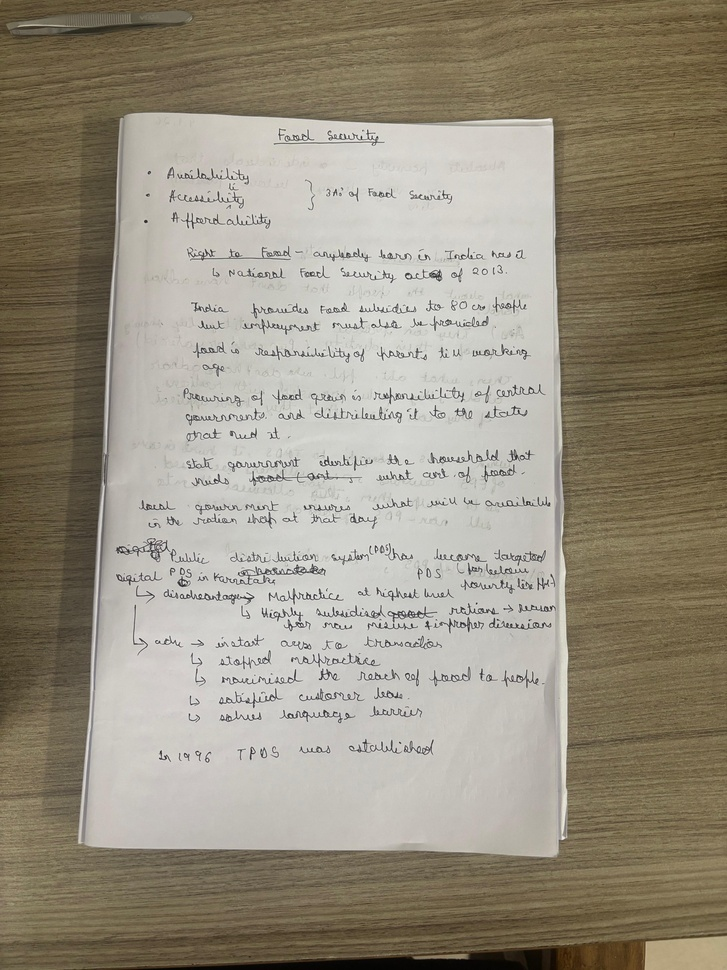
#> input picture data/input/test.jpg, 727 x 970 px, shrunk from 3120 x 4160 before the run, found by its file name
$ python main.py
#> lines starting #> are read from the running program, lines starting #| are printed output that depends on the picture; after the words box and inside, x2 and y2 are one past the last pixel; in counts of white or black regions, pixels touching at a corner belong together
### src/scanner.py
import cv2
import numpy as np
from src.utils import resize_image


def get_document_contour(image_path):
#> called with image_path = 'data/input/test.jpg'
    orig = cv2.imread(image_path)
#> orig is the input picture: shape (970, 727, 3); mean B, G, R 126.7, 143, 150.8
    if orig is None:
        print("Image not found")
        return None, None

    image = resize_image(orig)
    ratio = orig.shape[1] / float(image.shape[1])
#> ratio = 0.909

    h, w = image.shape[:2]
#> h = 1067; w = 800

    mask = np.zeros(image.shape[:2], np.uint8)

    rect = (20, 20, w - 40, h - 40)
#> rect = (20, 20, 760, 1027)
    bgdModel = np.zeros((1, 65), np.float64)
    fgdModel = np.zeros((1, 65), np.float64)

    cv2.grabCut(image, mask, rect, bgdModel, fgdModel, 5, cv2.GC_INIT_WITH_RECT)

    mask2 = np.where((mask == 2) | (mask == 0), 0, 1).astype("uint8")
    segmented = image * mask2[:, :, np.newaxis]
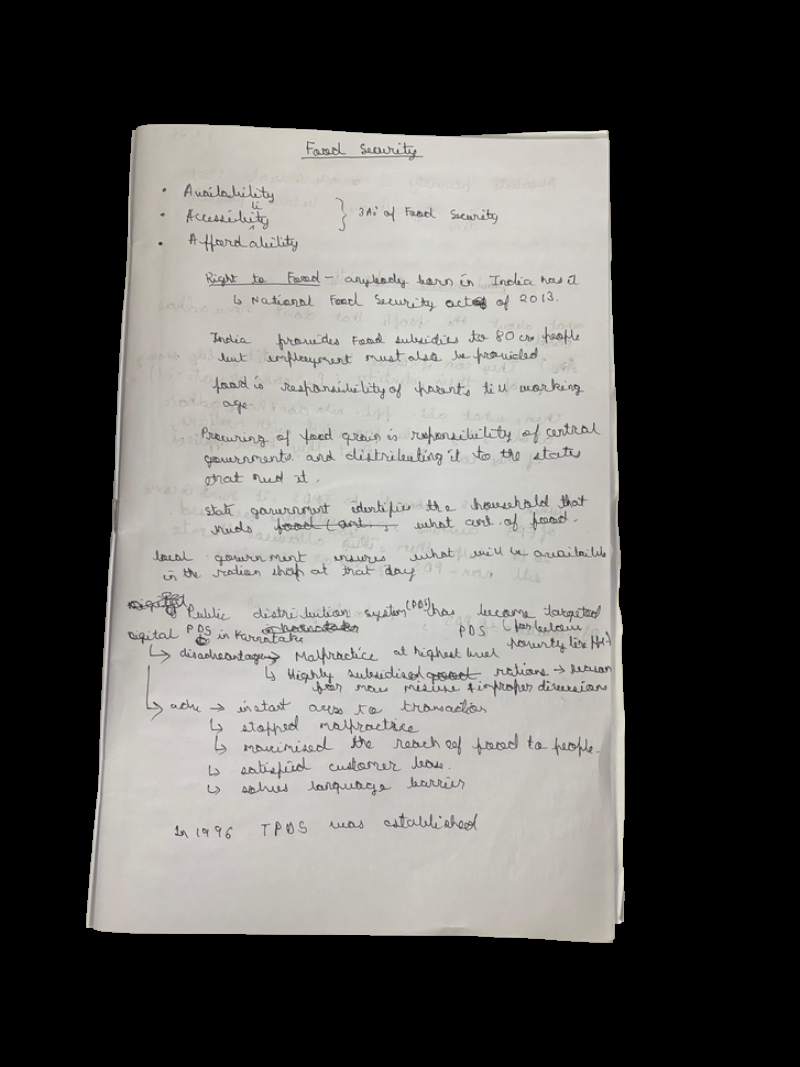
#> segmented: shape (1067, 800, 3); mean B, G, R 89.6, 92.3, 93.2

    gray = cv2.cvtColor(segmented, cv2.COLOR_BGR2GRAY)
    blur = cv2.GaussianBlur(gray, (5, 5), 0)
    edges = cv2.Canny(blur, 50, 150)
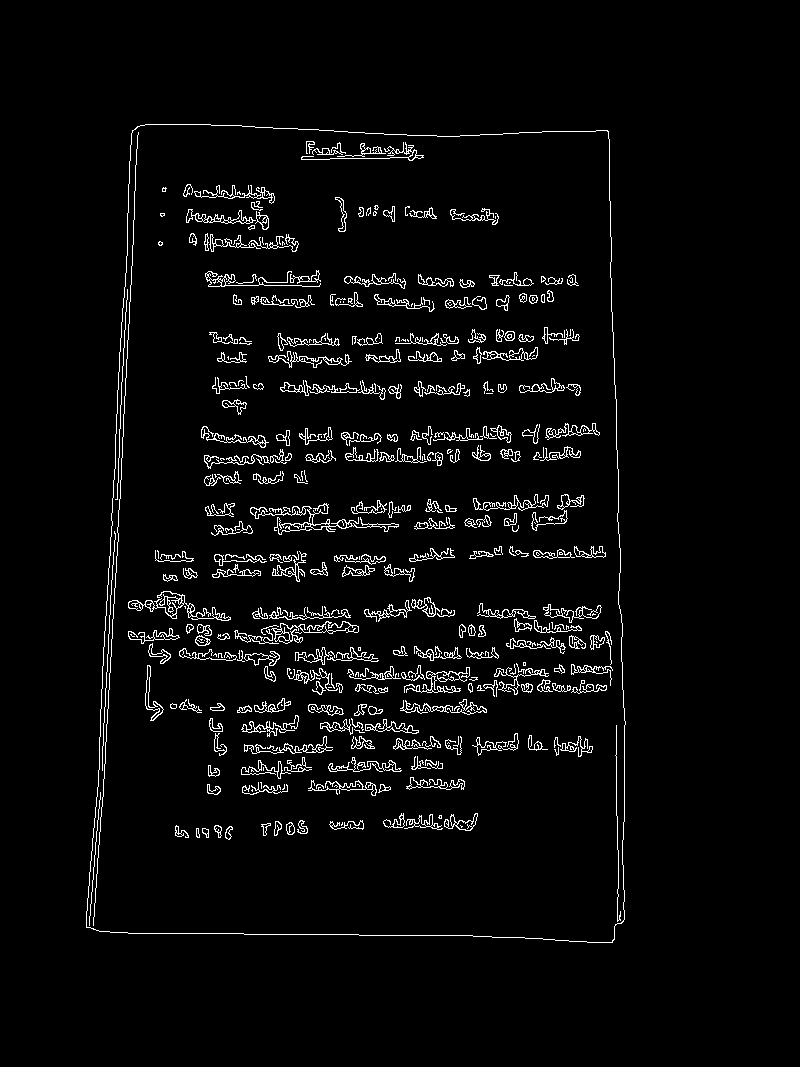
#> edges: shape (1067, 800); 3.6% white in thin lines or dots, all inside (x1, y1, x2, y2) = (86, 124, 626, 943)

    kernel = np.ones((5, 5))
    edges = cv2.dilate(edges, kernel, iterations=2)
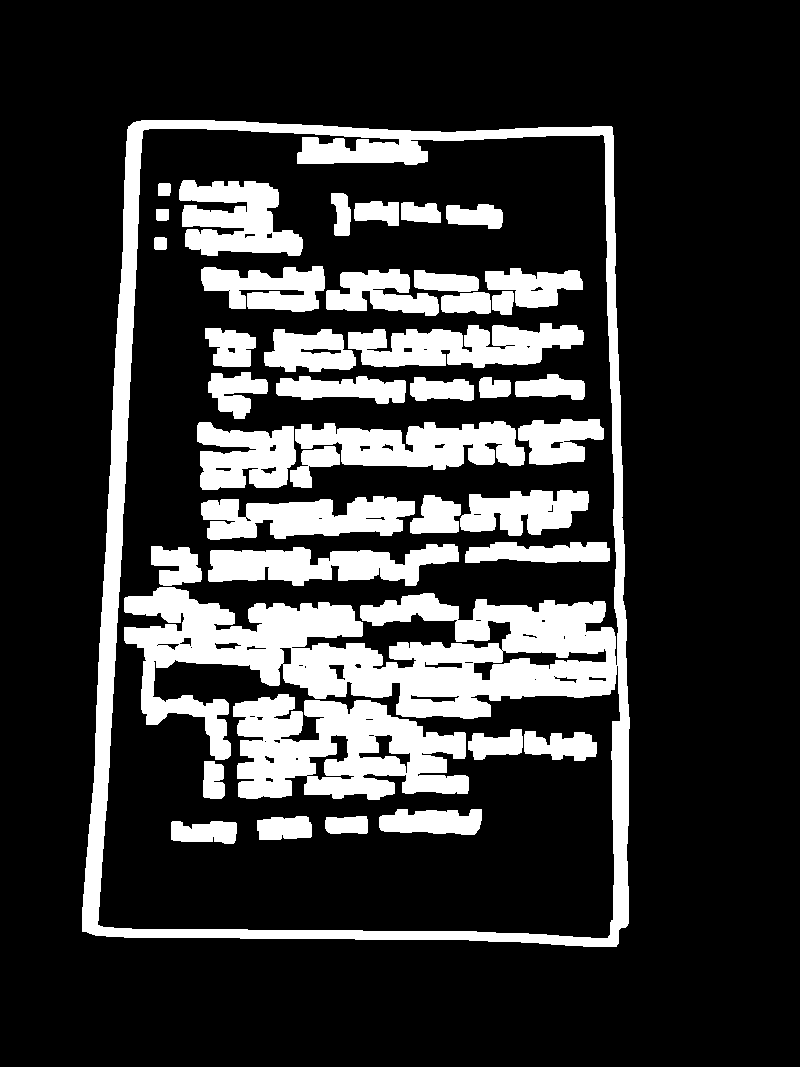
#> edges: shape (1067, 800); 20.7% white; 41 white regions

    contours, _ = cv2.findContours(
        edges, cv2.RETR_EXTERNAL, cv2.CHAIN_APPROX_SIMPLE
    )
#> contours = 1 contour; box (x1, y1, x2, y2) and area: (82, 120, 630, 947) 419561

    contours = sorted(contours, key=cv2.contourArea, reverse=True)

    document_contour = None

    for cnt in contours:
        peri = cv2.arcLength(cnt, True)
        approx = cv2.approxPolyDP(cnt, 0.02 * peri, True)

        if len(approx) == 4:
            document_contour = approx
            break
#> this loop made 1 pass
#> (peri, document_contour) on pass 1: (2698.2, [[133, 122], [82, 931], [616, 946], [612, 127]])

    if document_contour is None and len(contours) > 0:
        cnt = contours[0]
        peri = cv2.arcLength(cnt, True)
        document_contour = cv2.approxPolyDP(cnt, 0.04 * peri, True)

    if document_contour is not None:
        document_contour = document_contour.astype("float32") * ratio
#> document_contour = [[120.9, 110.9], [74.52, 846], [559.8, 859.7], [556.2, 115.4]]

    return orig, document_contour

### src/utils.py
import cv2
import numpy as np


# [62 lines left out: functions resize_image, order_points, show_image, four_point_transform, not called in this run]

### src/main.py
import cv2
from scanner import get_document_contour
from utils import show_image, four_point_transform

image_path = "data/input/test.jpg"

image, contour = get_document_contour(image_path)
#> contour has the same summary as document_contour in get_document_contour

if contour is None or len(contour) == 0:
    print("No document detected")
else:
    contour = contour.astype(int)
#> contour = [[120, 110], [74, 846], [559, 859], [556, 115]]

    cv2.drawContours(image, [contour], -1, (0, 255, 0), 2)
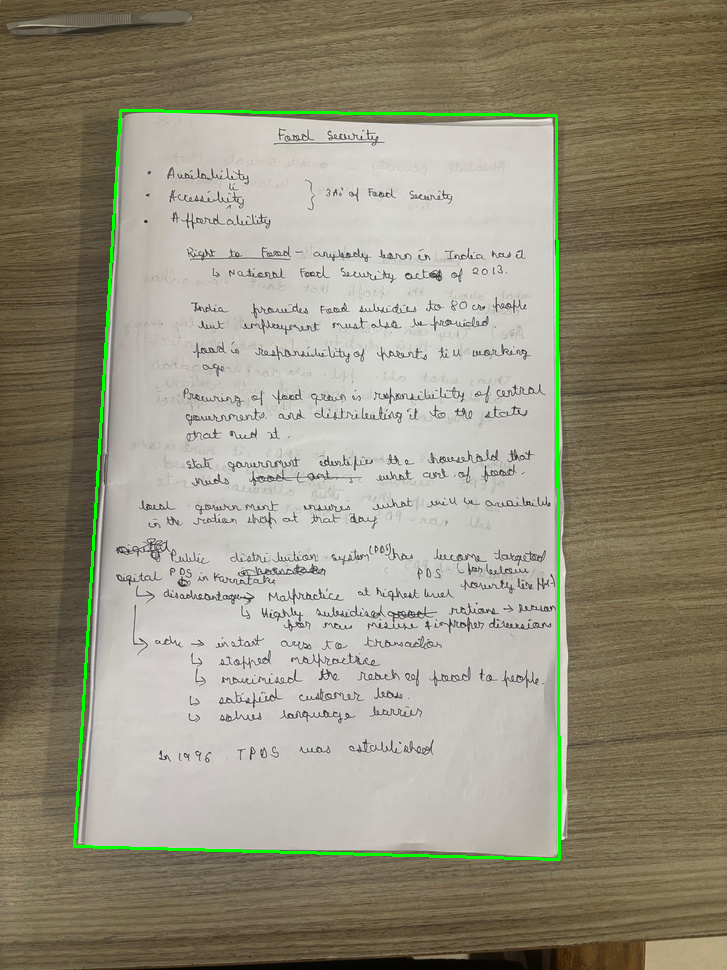
#> image: shape (970, 727, 3); 1.02% of pixels changed, all inside (x1, y1, x2, y2) = (73, 109, 561, 861)
    show_image("Detected Document", image)

    warped = four_point_transform(image, contour)
#> in order_points, `s = pts.sum(axis=1)`: s = [230, 920, 1418, 671]
#> in order_points, `diff = np.diff(pts, axis=1)`: diff = [-10, 772, 300, -441]
#> in four_point_transform, `rect = order_points(pts)`: rect = [[120, 110], [556, 115], [559, 859], [74, 846]]
#> in four_point_transform, `(tl, tr, br, bl) = rect`: tl = [120, 110]; tr = [556, 115]; br = [559, 859]; bl = [74, 846]
#> in four_point_transform, `widthA = np.linalg.norm(br - bl)`: widthA = 485.2
#> in four_point_transform, `widthB = np.linalg.norm(tr - tl)`: widthB = 436
#> in four_point_transform, `maxWidth = max(int(widthA), int(widthB))`: maxWidth = 485
#> in four_point_transform, `heightA = np.linalg.norm(tr - br)`: heightA = 744
#> in four_point_transform, `heightB = np.linalg.norm(tl - bl)`: heightB = 737.4
#> in four_point_transform, `maxHeight = max(int(heightA), int(heightB))`: maxHeight = 744
#> in four_point_transform, `dst = np.array([ [0, 0], [maxWidth - 1, 0], [maxWidth - 1, maxHeight -..`: dst = [[0, 0], [484, 0], [484, 743], [0, 743]]
#> in four_point_transform, `M = cv2.getPerspectiveTransform(rect, dst)`: M = [[1.14, 0.0713, -144.8], [-0.0131, 1.14, -124.3], [1.94e-05, 0.000157, 1]]
    show_image("Warped", warped)


    gray = cv2.cvtColor(warped, cv2.COLOR_BGR2GRAY)
#> gray: shape (744, 485)

    bg = cv2.GaussianBlur(gray, (51, 51), 0)
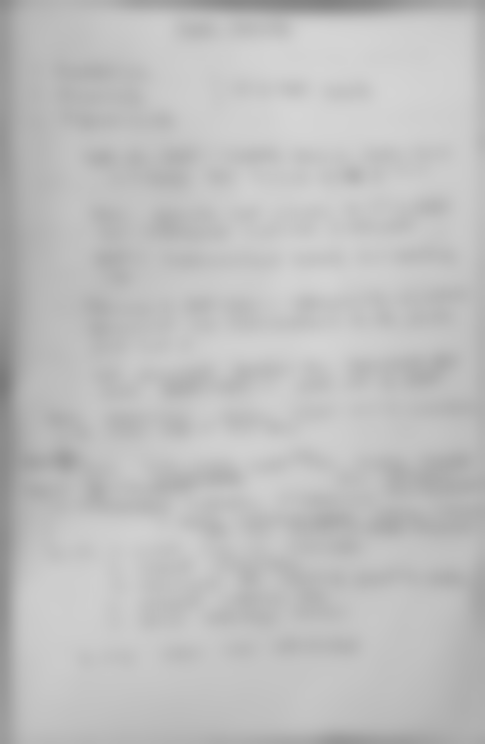
#> bg: shape (744, 485); min 122, max 213, mean 191.3
    normalized = cv2.divide(gray, bg, scale=255)
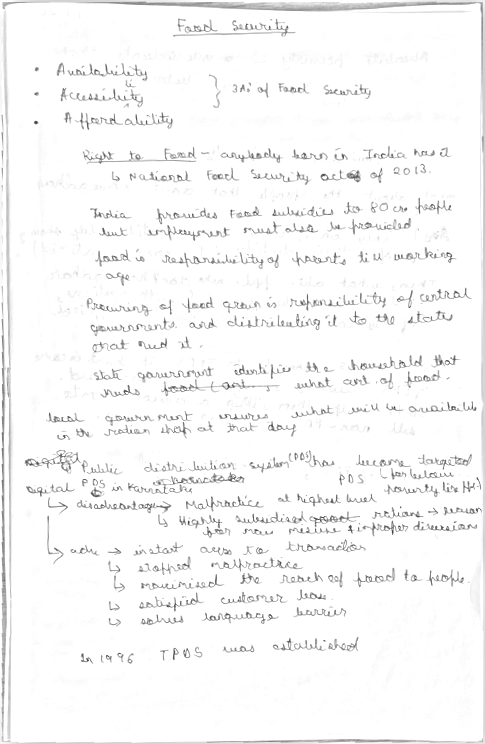
#> normalized: shape (744, 485); min 57, max 255, mean 247.4

    denoised = cv2.fastNlMeansDenoising(normalized, None, 30, 7, 21)

    _, scan = cv2.threshold(denoised, 140, 255, cv2.THRESH_BINARY)
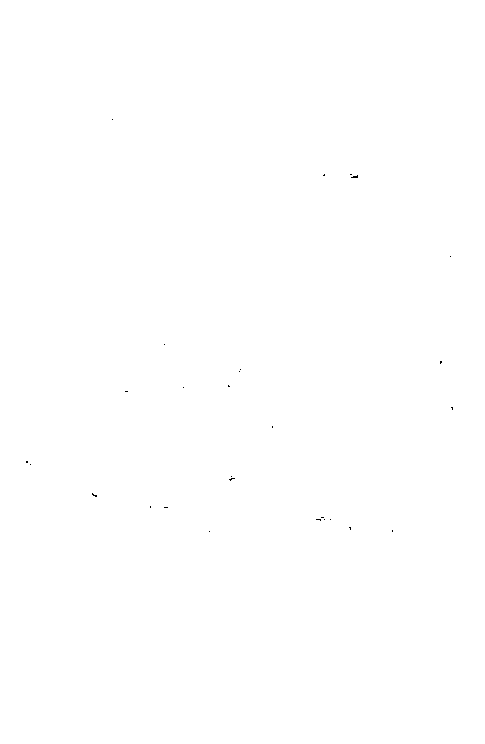
#> scan: shape (744, 485); 100% white; black in thin lines or dots, all inside (x1, y1, x2, y2) = (26, 119, 453, 532)

    show_image("Scanned (Final)", scan)

    cv2.imwrite("data/output/scanned.jpg", scan)
